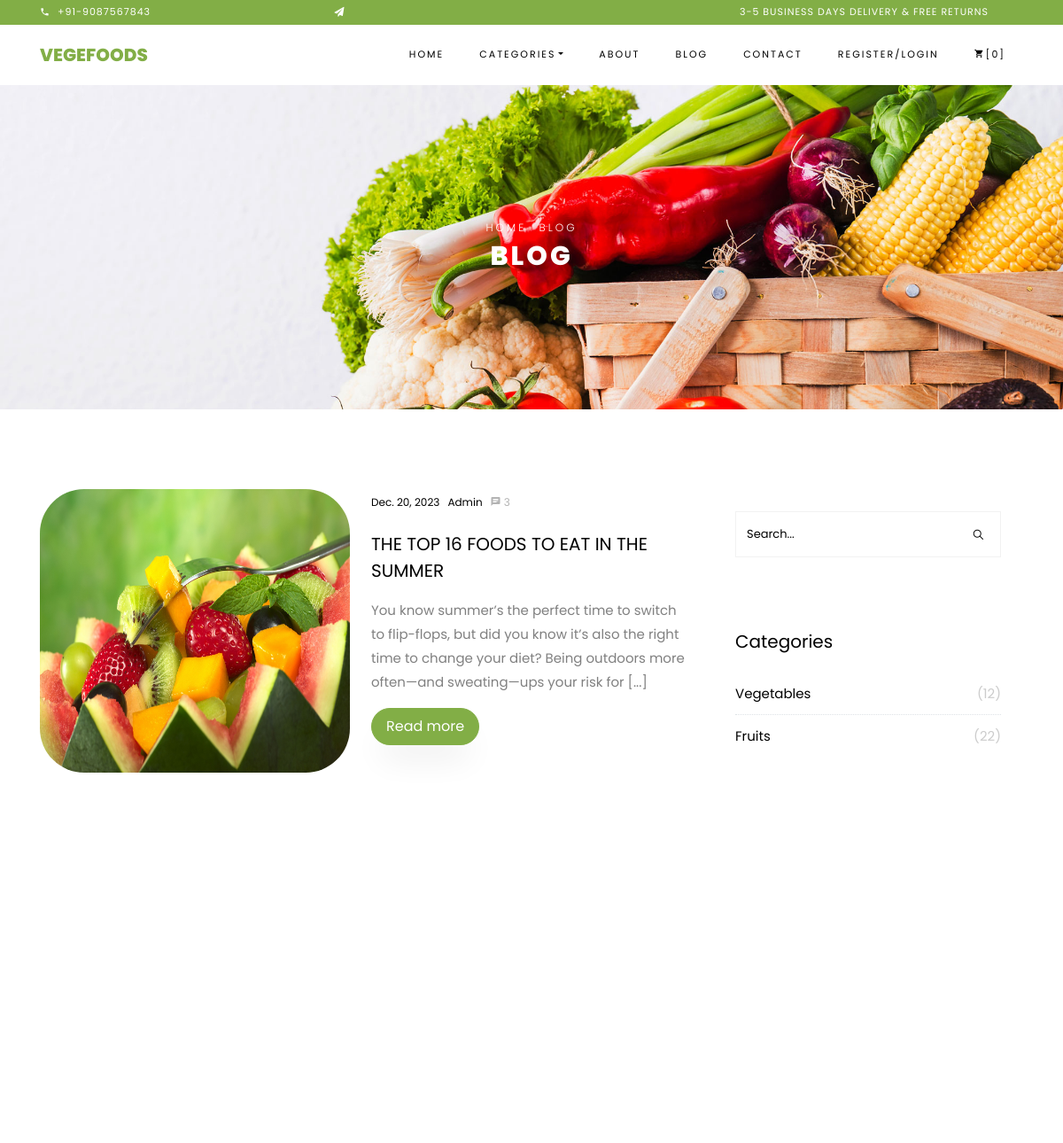
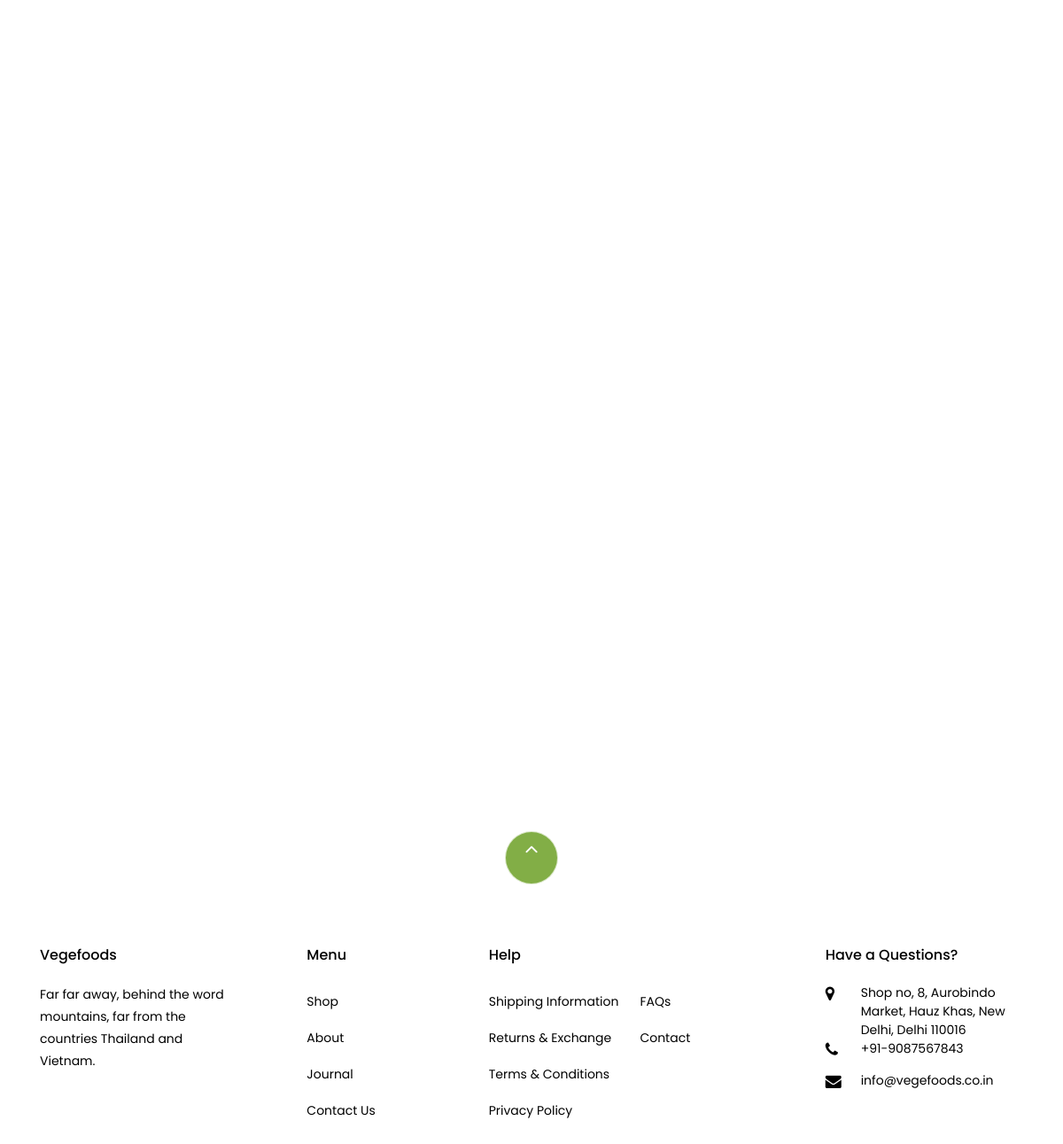
The app's page /Frontend/FrontendBlog/ with its own data (2 pictures, top to bottom).
### Backend/models.py (models this page shows)
class BlogDB(models.Model):
    DATE = models.DateField(null=True, blank=True)
    TITLE = models.CharField(max_length=100, null=True, blank=True)
    SHORTDESC = models.CharField(max_length=200, null=True, blank=True)
    FULLDESC = models.CharField(max_length=800, null=True, blank=True)
    IMAGE = models.ImageField(upload_to='Images', null=True, blank=True)

### Frontend/views.py (the view)
# urls.py: path('FrontendBlog/', views.FrontendBlog, name='FrontendBlog'),
def FrontendBlog(request):
    blog = BlogDB.objects.all()
    categories = CategoryDB.objects.all()
    return render(request, 'FrontendBlog.html', {'blog': blog, 'categories': categories})

### Frontend/templates/FrontendBlog.html (shortened to what this page needs)
<!DOCTYPE html>
{% load static %}
<html lang="en">
  <head>
    <link rel="stylesheet" href="{% static 'Home/css/open-iconic-bootstrap.min.css' %}">
    <link rel="stylesheet" href="{% static 'Home/css/animate.css' %}">
    <link rel="stylesheet" href="{% static 'Home/css/owl.carousel.min.css' %}">
    <link rel="stylesheet" href="{% static 'Home/css/owl.theme.default.min.css' %}">
    <link rel="stylesheet" href="{% static 'Home/css/magnific-popup.css' %}">
    <link rel="stylesheet" href="{% static 'Home/css/aos.css' %}">
    <link rel="stylesheet" href="{% static 'Home/css/ionicons.min.css' %}">
    <link rel="stylesheet" href="{% static 'Home/css/bootstrap-datepicker.css' %}">
    <link rel="stylesheet" href="{% static 'Home/css/jquery.timepicker.css' %}">
    <link rel="stylesheet" href="{% static 'Home/css/flaticon.css' %}">
    <link rel="stylesheet" href="{% static 'Home/css/icomoon.css' %}">
    <link rel="stylesheet" href="{% static 'Home/css/style.css' %}">
  </head>
  <body class="goto-here">
<div class="py-1 bg-primary">
    	<div class="container">
    		<div class="row no-gutters d-flex align-items-start align-items-center px-md-0">
	    		<div class="col-lg-12 d-block">
		    		<div class="row d-flex">
		    			<div class="col-md pr-4 d-flex topper align-items-center">
					    	<div class="icon mr-2 d-flex justify-content-center align-items-center"><span class="icon-phone2"></span></div>
						    <span class="text">+91-9087567843</span>
					    </div>
					    <div class="col-md pr-4 d-flex topper align-items-center">
					    	<div class="icon mr-2 d-flex justify-content-center align-items-center"><span class="icon-paper-plane"></span></div>
					    </div>
					    <div class="col-md-5 pr-4 d-flex topper align-items-center text-lg-right">
						    <span class="text">3-5 Business days delivery &amp; Free Returns</span>
					    </div>
				    </div>
			    </div>
		    </div>
		  </div>
    </div>
    <nav class="navbar navbar-expand-lg navbar-dark ftco_navbar bg-dark ftco-navbar-light" id="ftco-navbar">
	    <div class="container">
	      <a class="navbar-brand" href="{% url 'Homepage' %}">Vegefoods</a>
	      <div class="collapse navbar-collapse" id="ftco-nav">
	        <ul class="navbar-nav ml-auto">
	          <li class="nav-item active"><a href="{% url 'Homepage' %}" class="nav-link">Home</a></li>
	          <li class="nav-item dropdown">
              <a class="nav-link dropdown-toggle" href="#" id="dropdown04" data-toggle="dropdown"
                 aria-haspopup="true" aria-expanded="false">Categories</a>
            </li>
	          <li class="nav-item"><a href="{% url 'AboutPage' %}" class="nav-link">About</a></li>
	          <li class="nav-item"><a href="{% url 'FrontendBlog' %}" class="nav-link">Blog</a></li>
	          <li class="nav-item"><a href="{% url 'ContactPage' %}" class="nav-link">Contact</a></li>
                {% if request.session.NAME %}
              <li class="nav-item"><a href="{% url 'UserLogout' %}" class="nav-link">Welcome
                  {{request.session.NAME}}/Logout</a></li>
                {% else %}
	          <li class="nav-item"><a href="{% url 'UserLogin' %}" class="nav-link">Register/Login</a></li>
                {% endif %}
	          <li class="nav-item cta cta-colored"><a href="{% url 'cart_page' %}" class="nav-link"><span
                      class="icon-shopping_cart"></span>[0]</a></li>
	        </ul>
	      </div>
	    </div>
	  </nav>
    <div class="hero-wrap hero-bread" style="background-image: url({% static 'Home/images/bg_1.jpg' %});">
      <div class="container">
        <div class="row no-gutters slider-text align-items-center justify-content-center">
          <div class="col-md-9 ftco-animate text-center">
          	<p class="breadcrumbs"><span class="mr-2"><a href="index.html">Home</a></span> <span>Blog</span></p>
            <h1 class="mb-0 bread">Blog</h1>
          </div>
        </div>
      </div>
    </div>
    <section class="ftco-section ftco-degree-bg">
      <div class="container">
        <div class="row">
          <div class="col-lg-8 ftco-animate">
						<div class="row">
                            {% for i in blog %}
		          <div class="col-md-12 d-flex ftco-animate">
		            <div class="blog-entry align-self-stretch d-md-flex">
		              <a href="{% url 'BlogSingle' blogid=i.id %}"><img src="{{i.IMAGE.url}}" alt="Image"
                                                      style="width:350px;height:320px;margin-top:0px;border-radius:50px">
		              </a>
		              <div class="text d-block pl-md-4">
		              	<div class="meta mb-3">
		                  <div><a href="#">{{i.DATE}}</a></div>
		                  <div><a href="#">Admin</a></div>
		                  <div><a href="#" class="meta-chat"><span class="icon-chat"></span> 3</a></div>
		                </div>
		                <h3 class="heading"><a href="{% url 'BlogSingle' blogid=i.id %}">{{i.TITLE}}</a></h3>
		                <p>{{i.SHORTDESC}}</p>
		                <p><a href="{% url 'BlogSingle' blogid=i.id %}" class="btn btn-primary py-2 px-3">Read
                            more</a></p>
		              </div>
		            </div>
		          </div>
                            {% endfor %}
						</div>
          </div>
          <div class="col-lg-4 sidebar ftco-animate">
            <div class="sidebar-box">
              <form action="#" class="search-form">
                <div class="form-group">
                  <span class="icon ion-ios-search"></span>
                  <input type="text" class="form-control" placeholder="Search...">
                </div>
              </form>
            </div>
            <div class="sidebar-box ftco-animate">
            	<h3 class="heading">Categories</h3>
              <ul class="categories">
                <li><a href="#">Vegetables <span>(12)</span></a></li>
                <li><a href="#">Fruits <span>(22)</span></a></li>
              </ul>
            </div>
          </div>
        </div>
      </div>
    </section>
       <footer class="ftco-footer ftco-section">
      <div class="container">
      	<div class="row">
      		<div class="mouse">
						<a href="#" class="mouse-icon">
							<div class="mouse-wheel"><span class="ion-ios-arrow-up"></span></div>
						</a>
					</div>
      	</div>
        <div class="row mb-5">
          <div class="col-md">
            <div class="ftco-footer-widget mb-4">
              <h2 class="ftco-heading-2">Vegefoods</h2>
              <p>Far far away, behind the word mountains, far from the countries Thailand and Vietnam.</p>
              <ul class="ftco-footer-social list-unstyled float-md-left float-lft mt-5">
              </ul>
            </div>
          </div>
          <div class="col-md">
            <div class="ftco-footer-widget mb-4 ml-md-5">
              <h2 class="ftco-heading-2">Menu</h2>
              <ul class="list-unstyled">
                <li><a href="#" class="py-2 d-block">Shop</a></li>
                <li><a href="#" class="py-2 d-block">About</a></li>
                <li><a href="#" class="py-2 d-block">Journal</a></li>
                <li><a href="#" class="py-2 d-block">Contact Us</a></li>
              </ul>
            </div>
          </div>
          <div class="col-md-4">
             <div class="ftco-footer-widget mb-4">
              <h2 class="ftco-heading-2">Help</h2>
              <div class="d-flex">
	              <ul class="list-unstyled mr-l-5 pr-l-3 mr-4">
	                <li><a href="#" class="py-2 d-block">Shipping Information</a></li>
	                <li><a href="#" class="py-2 d-block">Returns &amp; Exchange</a></li>
	                <li><a href="#" class="py-2 d-block">Terms &amp; Conditions</a></li>
	                <li><a href="#" class="py-2 d-block">Privacy Policy</a></li>
	              </ul>
	              <ul class="list-unstyled">
	                <li><a href="#" class="py-2 d-block">FAQs</a></li>
	                <li><a href="#" class="py-2 d-block">Contact</a></li>
	              </ul>
	            </div>
            </div>
          </div>
          <div class="col-md">
            <div class="ftco-footer-widget mb-4">
            	<h2 class="ftco-heading-2">Have a Questions?</h2>
            	<div class="block-23 mb-3">
	              <ul>
	                <li><span class="icon icon-map-marker"></span><span class="text">Shop no, 8, Aurobindo Market, Hauz Khas, New Delhi, Delhi 110016</span></li>
	                <li><a href="#"><span class="icon icon-phone"></span><span class="text">+91-9087567843</span></a></li>
	                <li><a href="#"><span class="icon icon-envelope"></span>info@vegefoods.co.in</a></li>
	              </ul>
	            </div>
            </div>
          </div>
        </div>
      </div>
    </footer>
  </body>
</html>

### Frontend/static/Home/css/icomoon.css (style rules this page uses)
[class^="icon-"], [class*=" icon-"] { font-family: 'icomoon' !important; speak: none; font-style: normal; font-weight: normal; font-variant: normal; text-transform: none; line-height: 1; -webkit-font-smoothing: antialiased; -moz-osx-font-smoothing: grayscale; }
.icon-map-marker:before { content: "\f041"; }
.icon-phone:before { content: "\f095"; }
.icon-envelope:before { content: "\f0e0"; }
.icon-paper-plane:before { content: "\f1d8"; }
.icon-phone2:before { content: "\e0cd"; }
.icon-chat:before { content: "\e0b7"; }
.icon-shopping_cart:before { content: "\e8cc"; }

### records on screen
BlogDB: IMAGE (picture), DATE "Dec. 20, 2023", TITLE "THE TOP 16 FOODS TO EAT IN THE SUMMER", SHORTDESC "You know summer’s the perfect time to switch to flip-flops, but did you know it’s also the right time to change your diet? Being outdoors more often—and sweating—ups your risk for [...]"
